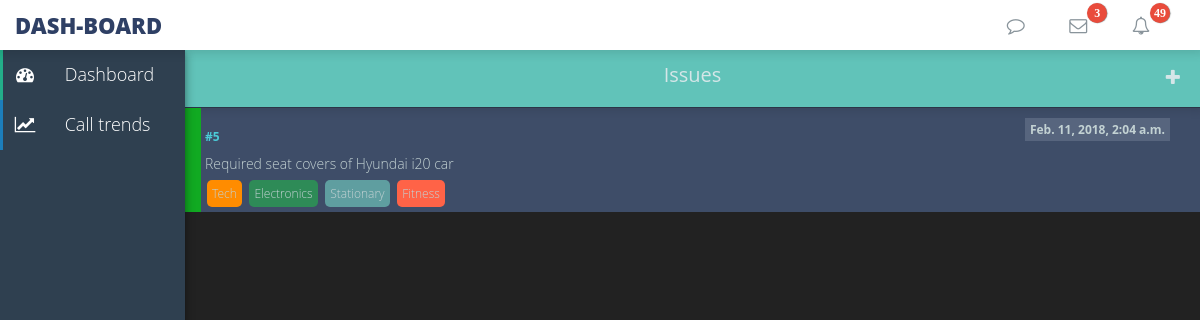
The app's page /Empinf/chirag1/ with its own data.
### issues/models.py (models this page shows, shortened)
class Iss(models.Model):
    title = models.CharField(max_length=264)
    issueid = models.IntegerField(default=1,unique = True)
    agent = models.ForeignKey(Employee,on_delete=models.CASCADE)
    priority = models.IntegerField(default=2)
    complaint_date = models.DateTimeField(auto_now_add=True)
    summary = models.CharField(max_length=1024,default='unassigned')
    resolve = models.BooleanField(default='False')
    department = models.CharField(max_length=1024,default='unassigned')

### Empinf/views.py (the view)
# urls.py: url(r'^(?P<slug>[\w-]+)/$', views.emp_detail, name="detail"),
def emp_detail(request, slug):
    emps = Employee.objects.get(slug=slug)
    iss=Iss.objects.all().order_by("-priority")
    return render(request, 'Empinf/issues.html', { 'emps': emps,'Iss':iss })

### Empinf/templates/Empinf/issues.html
{% extends 'layout.html' %}
{% block content %}
	<main>
		<section>
			<div class="rad-body-wrapper">
				<div class="app">
					<header class="app__header">
						<h1 class="app__header-title">Issues</h1>
						<a href="#" class="app__link-settings">
							<i class="fa fa-plus"></i>
						</a>
					</header>
					<div class="app__body">
						{% for issue in Iss %}
							{% if issue.agent == emps and not issue.resolve %}
							<div class="log log--{{issue.priority}}">
								<div class="log__header">
									<a href="/issues/{{issue.issueid}}" class="log__ticket">#{{issue.issueid}}</a>
									<span class="log__badge">{{issue.complaint_date}}</span>
								</div>
								<div class="log__body">
									{{issue.summary}}
								</div>
								<span class="tag apparel">Tech</span>
								<span class="tag electronics">Electronics</span>
								<span class="tag stationary">Stationary</span>
								<span class="tag fitness">Fitness</span>
							</div>
							{% endif %}
						{% endfor %}
					</div>
			</div>
		</section>
	</main>
{% endblock %}

### static/dash.css (style rules this page uses)
* { box-sizing: border-box; }
body { background: #f3f3f4; line-height: normal; font-size: 16px; font-family: sans-serif; }
a, a:hover { text-decoration: none; }
.rad-body-wrapper { position: absolute; left: 185px; top: 50px; height:calc(100vh - 50px); width:calc(100vw - 185px); right: 0; -webkit-transition: all .2s ease-in-out; transition: all .2s ease-in-out; }

### static/issue.css (style rules this page uses)
body { background: #222; font-family: 'Open Sans', sans-serif; font-size: 18px; font-weight: lighter; color: #C3D2D3; }
.app { max-width: 100%; max-height: 100%; }
.app__header { background: #61C3B9; text-align: center; position: relative; padding: 12px 30px; box-shadow: 0 0px 9px 4px rgba(0, 0, 0, 0.1), 0 -5px 2px 2px rgba(0, 0, 0, 0.1); }
.app__header-title { display: inline-block; font-size: 20px; line-height: 1.25; color: #D5E6E8; }
.app__link-back, .app__link-settings { text-decoration: none; color: #D5E6E8; position: absolute; top: 15px; }
.app__link-settings { right: 20px; }
.app__body { max-height: calc(100vh - 107px); overflow: auto; background: #3E4D68; }
.log { position: relative; font-size: 14px; padding: 20px; border-top: 1px solid #2B3547; }
.log--1 { box-shadow: 16px 0 0 #11AA22 inset; }
.log__header { position: relative; font-size: 12px; font-weight: bold; }
.log__ticket { text-decoration: none; color: #4BCBD8; }
.log__badge { background: #57657E; padding: 3px 5px; min-width: 15px; text-align: center; display: inline-block; right:10px; top: -10px; position: absolute; }
.log__body { padding-top: 10px; line-height: 1.25; }
.tag { margin:2px; padding: 2px; border-radius: 2px; position: relative; bottom: -10px; font-size: 12px; cursor: pointer; }
.apparel { background-color: darkorange; }
.electronics { background-color: seagreen; }
.stationary { background-color: cadetblue; }
.fitness { background-color: tomato; }

### static/new_issue.css (style rules this page uses)
.tag { padding: 5px; border-radius: 5px; position: relative; cursor: pointer; }
.apparel { background-color: darkorange; }
.electronics { background-color: seagreen; }
.stationary { background-color: cadetblue; }
.fitness { background-color: tomato; }

### records on screen
Iss: issueid "5", complaint_date "Feb. 11, 2018, 2:04 a.m.", summary "Required seat covers of Hyundai i20 car"
